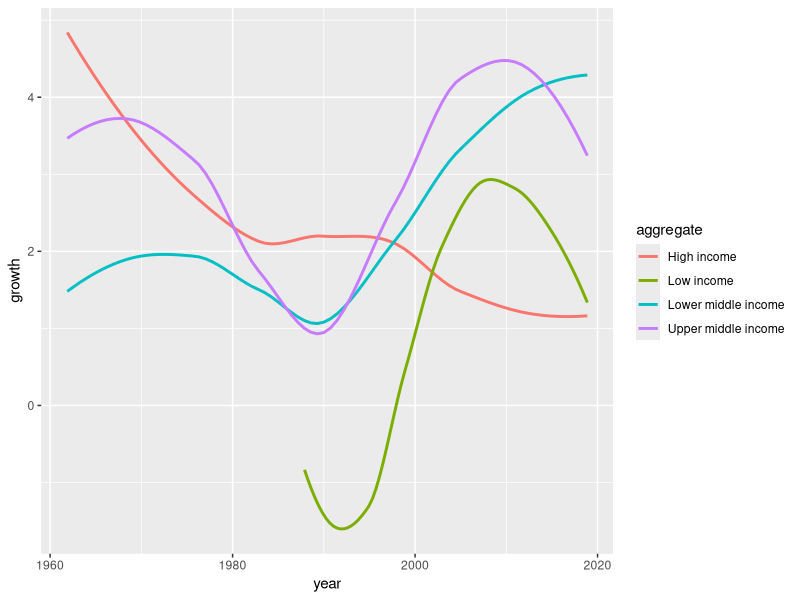
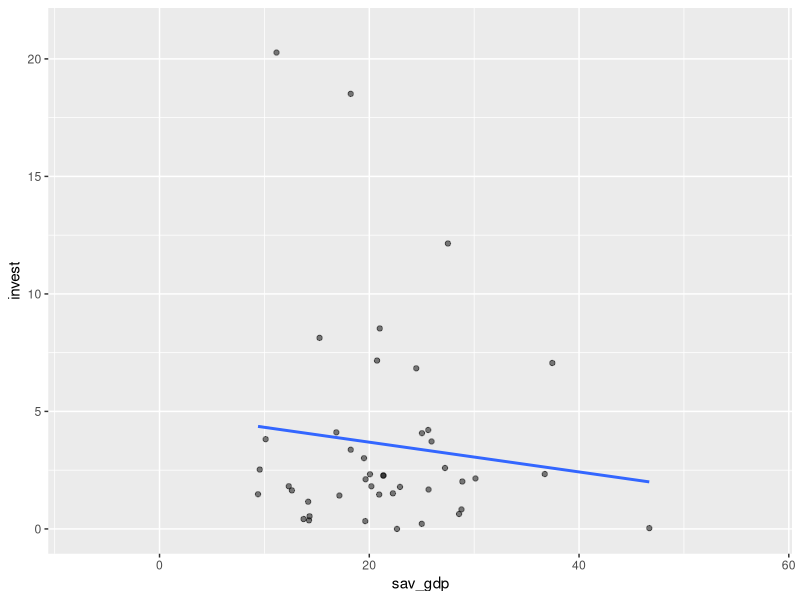
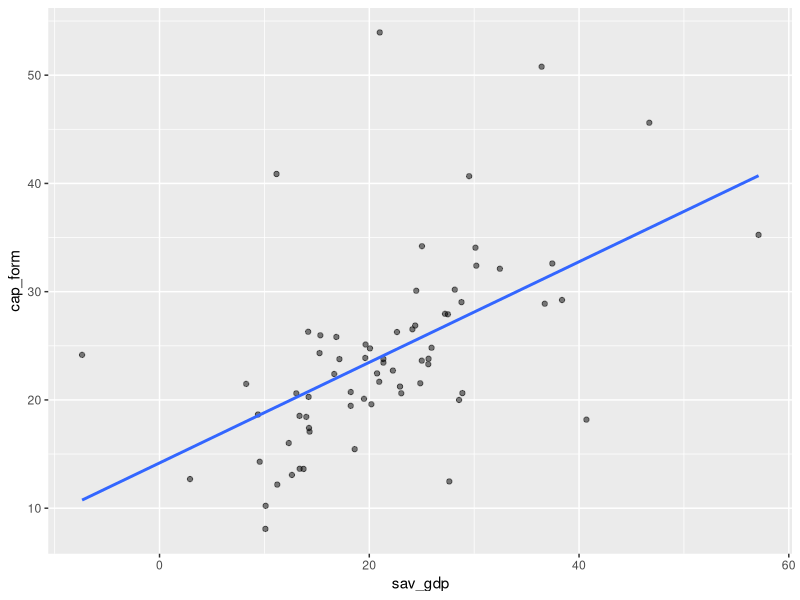
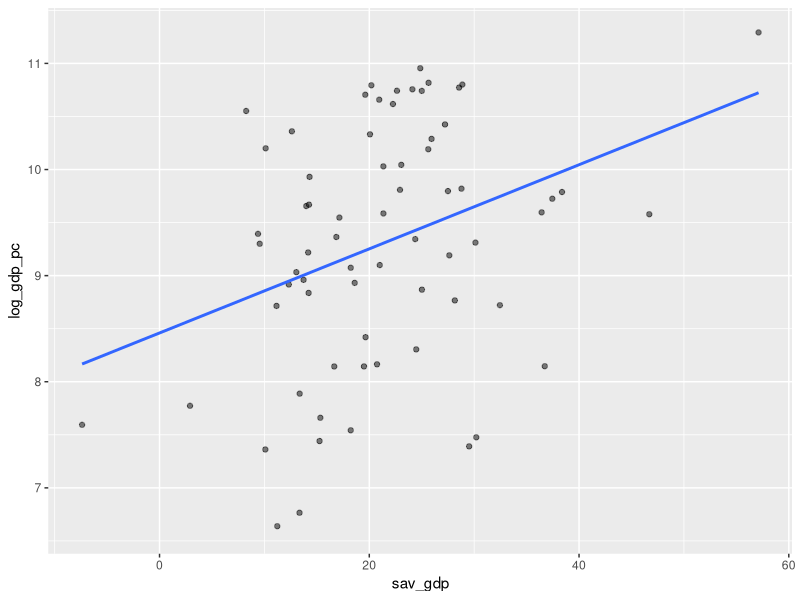

These charts were generated, in order, by the following R code:

# Load Libraries and Data
library(tidyverse)
library(modelr)
library(broom)
library(knitr)

gdpreal <- read.csv("gdpreal.csv")

# Part 1

## Tidy data
gdpreal <- slice(gdpreal, 1:4)
  
gdpreal <- gather(gdpreal, 5:64, key = "year", value = "growth")

colnames(gdpreal)[1:2] <- c("aggregate", "aggregate_code")

gdpreal <- select(gdpreal, 1, 5, 6)

gdpreal$year <- substr(gdpreal$year, 2, 5)

gdpreal$year <- as.Date(gdpreal$year, format = "%Y")
gdpreal$growth <- as.double(gdpreal$growth)

## Plot data
ggplot(gdpreal, mapping = aes(x = year, y = growth, color = aggregate)) +
  geom_smooth(se = FALSE)

# Part 2

## Load Data

solow <- read.csv("solow.csv")


## Tidy Data
solow <- select(solow, -2, -4)

solow <- slice(solow, 1:736)

colnames(solow) <- c("country", "series", "value")

solow <- spread(solow, series, value)

colnames(solow) <- c("country", "sav_net_all", "sav_net", "gdp_pc", "cap_form", "dom_sav", "sav_gdp", "sav_gni", "invest")

solow$sav_net_all <- as.numeric(as.character(solow$sav_net_all))
solow$sav_net <- as.numeric(as.character(solow$sav_net))
solow$gdp_pc <- as.numeric(as.character(solow$gdp_pc))
solow$cap_form <- as.numeric(as.character(solow$cap_form))
solow$dom_sav <- as.numeric(as.character(solow$dom_sav))
solow$sav_gdp <- as.numeric(as.character(solow$sav_gdp))
solow$sav_gni <- as.numeric(as.character(solow$sav_gni))
solow$invest <- as.numeric(as.character(solow$invest))


## Plot Data

### Do this one. Net investment in nonfinancial assets and gross savings

ggplot(solow, mapping = aes(x = sav_gdp, y = invest)) + 
  geom_point(alpha = 0.5) +
  geom_smooth(method = 'lm', se = FALSE)

solow_mod_1 <- lm(invest ~ sav_gdp,
                data = solow)

tidy(solow_mod_1)


### Oooh. replace investment with Gross Capital Formation and things change 

ggplot(solow, mapping = aes(x = sav_gdp, y = cap_form)) + 
  geom_point(alpha = 0.5) +
  geom_smooth(method = 'lm', se = FALSE)

solow_mod_2 <- lm(cap_form ~ sav_gdp,
                data = solow)

tidy(solow_mod_2)



view(solow)


# Part 3
solow <- mutate(solow, log_gdp_pc = log(gdp_pc))

ggplot(solow, mapping = aes(x = sav_gdp, y = log_gdp_pc)) + 
  geom_point(alpha = 0.5) +
  geom_smooth(method = 'lm', se = FALSE)

solow_mod_3 <- lm(sav_gdp ~ log_gdp_pc,
                data = solow)

tidy(solow_mod_3)
